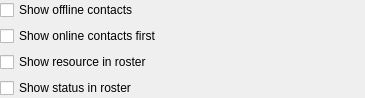
<ui version="4.0" >
 <class>RosterOptionsWidgetClass</class>
 <widget class="QWidget" name="RosterOptionsWidgetClass" >
  <property name="geometry" >
   <rect>
    <x>0</x>
    <y>0</y>
    <width>365</width>
    <height>94</height>
   </rect>
  </property>
  <layout class="QVBoxLayout" >
   <property name="margin" >
    <number>0</number>
   </property>
   <item>
    <widget class="QCheckBox" name="chbShowOfflineContacts" >
     <property name="text" >
      <string>Show offline contacts</string>
     </property>
    </widget>
   </item>
   <item>
    <widget class="QCheckBox" name="chbShowOnlineFirst" >
     <property name="text" >
      <string>Show online contacts first</string>
     </property>
    </widget>
   </item>
   <item>
    <widget class="QCheckBox" name="chbShowResource" >
     <property name="text" >
      <string>Show resource in roster</string>
     </property>
    </widget>
   </item>
   <item>
    <widget class="QCheckBox" name="chbShowStatus" >
     <property name="text" >
      <string>Show status in roster</string>
     </property>
    </widget>
   </item>
  </layout>
 </widget>
 <layoutdefault spacing="6" margin="11" />
 <resources/>
 <connections/>
</ui>
